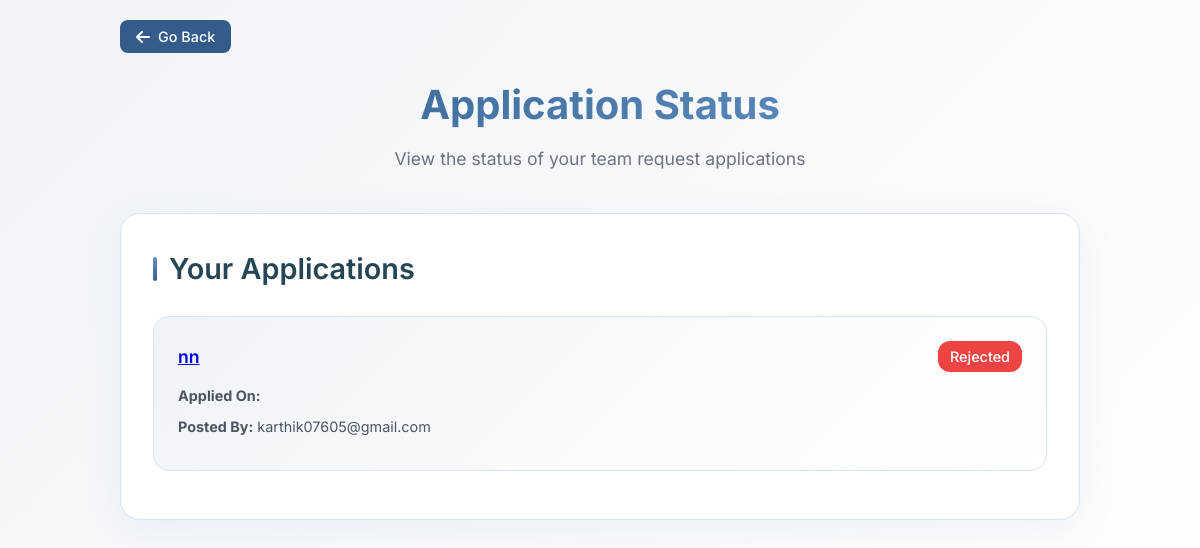
Before: /application-status/ (signed in) with the older database file.
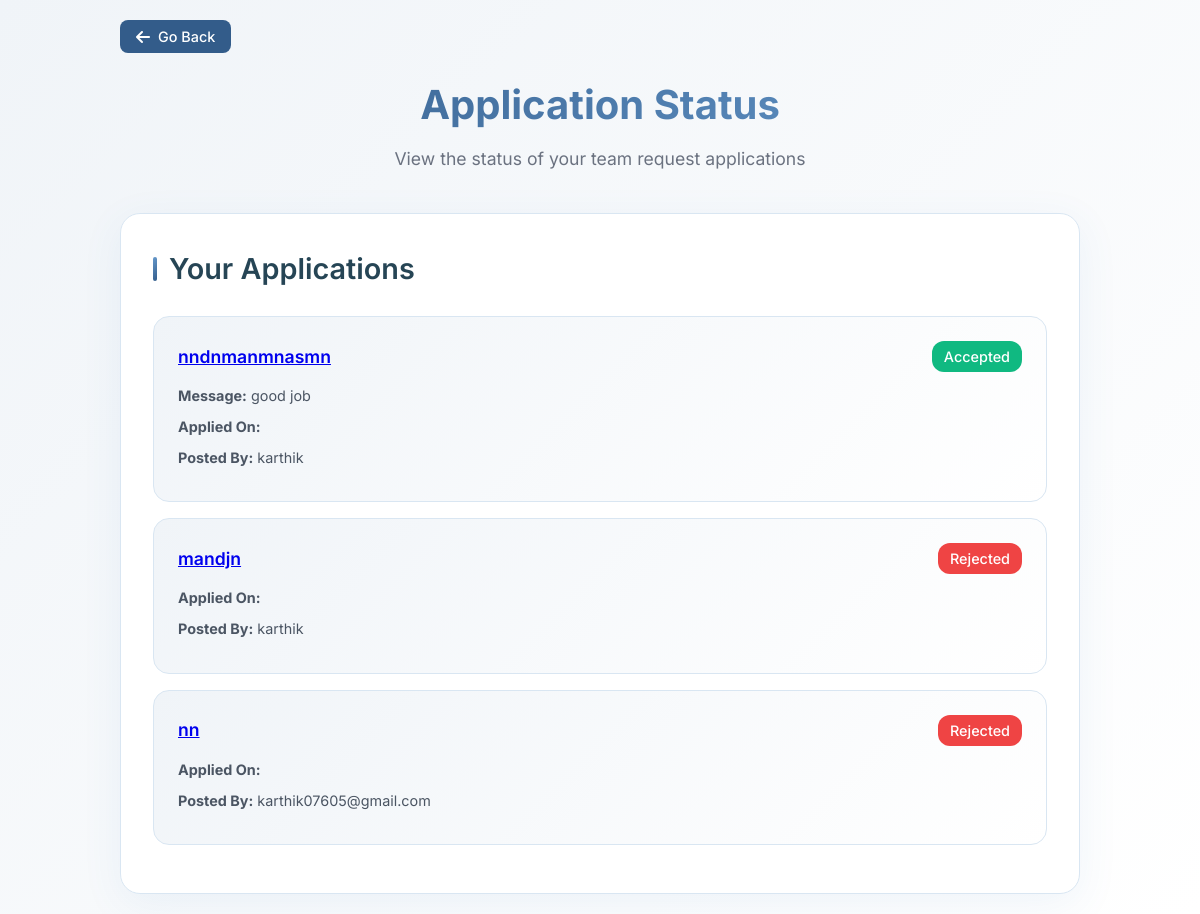
After: the same page with the newer database file.
### second/models.py (models this page shows, shortened)
class TeamMemberApplication(models.Model):
    STATUS_CHOICES = (
        ('Pending', 'Pending'),
        ('Accepted', 'Accepted'),
        ('Rejected', 'Rejected'),
    )
    user = models.ForeignKey(User, on_delete=models.CASCADE)
    team_request = models.ForeignKey(TeamMemberRequest, on_delete=models.CASCADE, related_name='applications')
    message = models.TextField(blank=True, null=True)
    what_you_can_do = models.TextField(blank=True, null=True)
    github_url = models.URLField(max_length=200, blank=False)
    applied_at = models.DateTimeField(auto_now_add=True)
    status = models.CharField(max_length=20, choices=STATUS_CHOICES, default='Pending')
    class Meta:
        unique_together = ('user', 'team_request')

class TeamMemberRequest(models.Model):
    user = models.ForeignKey(User, on_delete=models.CASCADE)
    project_name = models.CharField(max_length=255)
    description = models.TextField()
    team_size = models.PositiveIntegerField()
    required_skills = models.TextField()
    created_at = models.DateTimeField(auto_now_add=True)
    updated_at = models.DateTimeField(auto_now=True)

class Profile(models.Model):
    user = models.OneToOneField(User, on_delete=models.CASCADE)
    name = models.CharField(max_length=100)
    mobile = models.CharField(max_length=15)

### second/views.py (the view)
# urls.py: path('application-status/', application_status, name='application_status'),
@login_required
def application_status(request):
    applications = TeamMemberApplication.objects.filter(
        user=request.user
    ).select_related('team_request__user__profile').order_by('-applied_at')
    return render(request, 'application_status.html', {
        'applications': applications
    })

### second/templates/application_status.html (shortened to what this page needs)
<!DOCTYPE html>
<html lang="en">
<head>
    <link href="https://cdnjs.cloudflare.com/ajax/libs/font-awesome/6.4.0/css/all.min.css" rel="stylesheet">
</head>
<body>
    <div class="container">
        <button class="back-button" onclick="history.back()">
            <i class="fas fa-arrow-left"></i> Go Back
        </button>
        <div class="header">
            <h1>Application Status</h1>
            <p>View the status of your team request applications</p>
        </div>
        <div class="applications-section">
            <div class="applications-title">Your Applications</div>
            {% if applications %}
                {% for application in applications %}
                <div class="application-card">
                    <div class="application-header">
                        <h4><a href="/team-request/{{ application.team_request.id }}/">{{ application.team_request.project_name }}</a></h4>
                        <span class="application-status {{ application.status|lower }}">{{ application.status }}</span>
                    </div>
                    <div class="application-details">
                        {% if application.message %}
                        <p><strong>Message:</strong> {{ application.message }}</p>
                        {% endif %}
                        <p><strong>Applied On:</strong> {{ application.created_at|date:"F d, Y" }}</p>
                        <p><strong>Posted By:</strong> {{ application.team_request.user.profile.name }}</p>
                    </div>
                </div>
                {% endfor %}
            {% else %}
                <div class="no-applications">
                    <i class="fas fa-folder-open"></i>
                    You haven't applied to any team requests yet.
                </div>
            {% endif %}
        </div>
    </div>
</body>
</html>

Changed rows visible on the page:
added TeamMemberApplication: team_request.project_name "nndnmanmnasmn", status "Accepted", message "good job", team_request.user.profile.name "karthik"
added TeamMemberApplication: team_request.project_name "mandjn", status "Rejected", team_request.user.profile.name "karthik"
